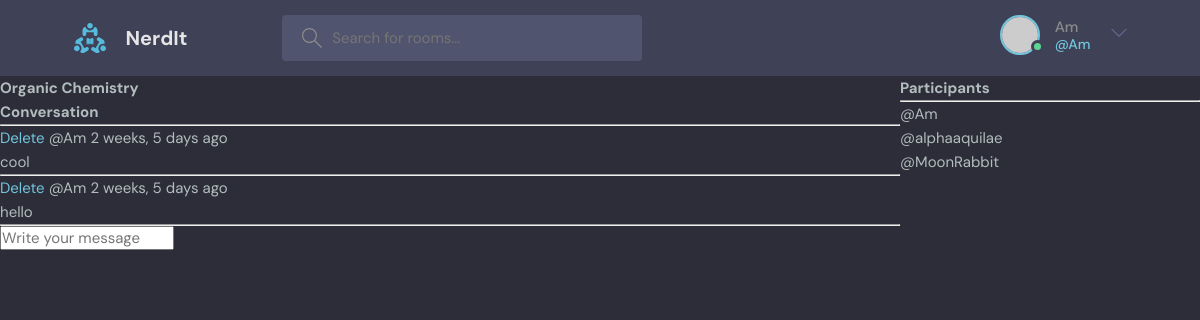
The page /room/8/ (signed in) on the database its author committed.
### base/models.py (models this page shows, shortened)
class Room(models.Model):
    host = models.ForeignKey(User, on_delete=models.SET_NULL, null=True)
    topic = models.ForeignKey(Topic, on_delete=models.SET_NULL, null=True)
    name  = models.CharField(max_length=200)
    description = models.TextField(null=True, blank=True)
    participants = models.ManyToManyField(User, related_name='participants', blank=True)
    updated = models.DateTimeField(auto_now=True)
    created = models.DateTimeField(auto_now_add=True)
    class Meta:
        ordering = ['-updated', '-created']

class Message(models.Model):
    user = models.ForeignKey(User, on_delete=models.CASCADE)
    room = models.ForeignKey(Room, on_delete=models.CASCADE)
    body = models.TextField()
    updated = models.DateTimeField(auto_now=True)
    created = models.DateTimeField(auto_now_add=True)
    class Meta:
        ordering = ['-updated', '-created']

### base/views.py (the view, shortened to what this page needs)
# urls.py: path('room/<str:pk>/', views.room, name='room'),
def room(request, pk):
    room = Room.objects.get(id=pk)
    room_messages = room.message_set.all()
    participants = room.participants.all()
    context = {'room': room, 'room_messages':room_messages, 'participants':participants}
    return render(request, 'base/room.html', context)

### base/templates/base/room.html (shortened to what this page needs)
{% extends 'main.html' %}
{% block content %}
<div class="room-container">
    <div>
<h1>{{room.name}}</h1>
<div class="comment-wrapper">
    <h3>Conversation</h3>
    <hr>
    {% for message in room_messages %}
<div>
    {% if request.user == message.user %}
    <a href="{% url 'delete-message' message.id%}">Delete</a>
    {% endif %}
    <small>@{{message.user}}  {{message.created|timesince}} ago</small>
    <p>{{message.body}}</p>
    <hr>
</div>
{% endfor %}
</div>
{% if request.user.is_authenticated %}
<div class="commet-form">
    <form method="POST" action="">
        <input type="text" name="body" placeholder="Write your message"/>
    </form>
</div>
{% endif %}
</div>
<div>
    <h3>Participants</h3>
    <hr>
    {% for user in participants %}
        <div>
            <p>@{{user.username}}</p>
        </div>
    {% endfor %}
</div>
</div>
{% endblock content %}

### templates/navbar.html (shortened to what this page needs)
{% load static %}
<header class="header header--loggedIn">
    <div class="container">
      <a href="{% url 'home' %}" class="header__logo">
        <img src="{% static 'images/logo.svg' %}" />
        <h1>NerdIt</h1>
      </a>
      <form class="header__search" method="GET" action="{% url 'home' %}">
        <label>
          <input name="q" placeholder="Search for rooms..." />
        </label>
      </form>
      <nav class="header__menu">
        {% if request.user.is_authenticated %}
        <div class="header__user">
          <a href="profile.html">
            <div class="avatar avatar--medium active">
              <img src="https://randomuser.me/api/portraits/men/37.jpg" />
            </div>
            <p>{{request.user.username}}<span>@{{request.user.username}}</span></p>
          </a>
          <button class="dropdown-button">
            <svg version="1.1" xmlns="http://www.w3.org/2000/svg" width="32" height="32" viewBox="0 0 32 32">
              <title>chevron-down</title>
              <path d="M16 21l-13-13h-3l16 16 16-16h-3l-13 13z"></path>
            </svg>
          </button>
        </div>
         {% else %}
        <a href="{% url 'login' %}">
          <img src="{% static 'images/avatar.svg' %}" />
          <p>Login</p>
        </a>
        {% endif %}
      </nav>
    </div>
  </header>

### static/styles/style.css (style rules this page uses)
:root { --color-main: #71c6dd; --color-main-light: #e1f6fb; --color-dark: #3f4156; --color-dark-medium: #51546e; --color-dark-light: #696d97; --color-light: #e5e5e5; --color-gray: #8b8b8b; --color-light-gray: #b2bdbd; --color-bg: #2d2d39; --color-success: #5dd693; --color-error: #fc4b0b; }
* { font-family: "DM Sans", -apple-system, BlinkMacSystemFont, "Segoe UI", Roboto, Oxygen, Ubuntu, Cantarell, "Open Sans", "Helvetica Neue", sans-serif; margin: 0; padding: 0; box-sizing: border-box; text-rendering: optimizeLegibility; font-size: inherit; }
html { font-size: 56.25%; }
@media only screen and (min-width: 1200px) { html { font-size: 62.5%; } }
body { line-height: 1.6; font-weight: 400; font-size: 1.5rem; color: var(--color-light-gray); background-color: var(--color-bg); min-height: 100vh; }
img { width: 100%; }
a { display: inline-block; color: var(--color-main); text-decoration: none; }
.container { max-width: 120rem; width: 90%; margin: auto; }
.avatar { position: relative; display: inline-block; border-radius: 50%; border: 2px solid var(--color-main); }
.avatar img { display: block; border-radius: 50%; object-fit: cover; object-position: center; }
.avatar::after { content: ""; display: block; position: absolute; background-color: var(--color-gray); z-index: 111; border-radius: 50%; border: 0.3rem solid var(--color-dark); }
.avatar.active::after { background-color: var(--color-success); }
.avatar.avatar--medium img { width: 3.6rem; height: 3.6rem; border-radius: 50%; }
.avatar.avatar--medium:after { width: 0.7rem; height: 0.7rem; bottom: 0px; right: -6px; }
.header { padding: 1.5rem; background-color: var(--color-dark); }
.header > .container { display: flex; gap: 9.5rem; }
.header__logo, .header__user { display: flex; gap: 2rem; align-items: center; }
.header__logo > img { height: 3.2rem; width: 3.2rem; }
.header__logo > h1 { font-weight: 700; font-size: 2rem; color: var(--color-light); }
.header__search > label { background-color: var(--color-dark-medium); padding: 1.3rem 1rem; display: flex; align-items: center; gap: 1rem; border-radius: 4px; }
.header__search svg { fill: var(--color-gray); width: 2rem; height: 2rem; margin-left: 1rem; }
.header__search input { width: 30rem; background: transparent; border: none; outline: none; color: var(--color-light); }
.header__menu { margin-left: auto; position: relative; }
.header__menu a { display: flex; gap: 1.5rem; align-items: center; font-weight: 500; text-decoration: none; color: var(--color-gray); }
.header__menu img { height: 3.6rem; }
.header__menu p { line-height: 1.2; }
.header__menu span { color: var(--color-main); font-weight: 500; font-size: 1.4rem; display: block; }
.header__menu svg { width: 1.6rem; height: 1.6rem; fill: var(--color-dark-light); }
.dropdown-button { background: transparent; border: 0; outline: 0; cursor: pointer; }

### base/templates/base/room.html (style rules this page uses)
.room-container { display: grid; grid-template-columns: 3fr 1fr; }

### rows shown on the page
Room: name "Organic Chemistry"
Message: shows "Delete", user "Am", created "2 weeks, 5 days", body "cool"
Message: shows "Delete", user "Am", created "2 weeks, 5 days", body "hello"

### other values the page prints
{{ request.user.username }} "Am"
{{ user.username }} "Am"
{{ user.username }} "alphaaquilae"
{{ user.username }} "MoonRabbit"
